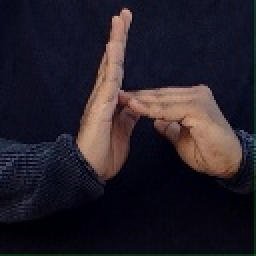
#> input picture Sign Language images/Z/1.jpg, 128 x 128 px, found by its file name (shown 2 times larger)
$ jupyter execute --allow-errors test.ipynb   (shell and % lines are left out)
#> lines starting #> are read from the running program, lines starting #| are printed output that depends on the picture; after the words box and inside, x2 and y2 are one past the last pixel; in counts of white or black regions, pixels touching at a corner belong together
[cell 1]
import torch
import numpy as np
from PIL import Image
import pathlib
import os
from tqdm import tqdm
import matplotlib.pyplot as plt

import torch.nn as nn
import torch.nn.functional as F
import torchvision.transforms as transforms
import torchvision.datasets as datasets
import torch.utils.data as data
import torch.optim as optim
from torch.utils.data import DataLoader
import torchvision.models as models
from torchsummary import summary
from sklearn.metrics import classification_report


num_epochs = 3
print(torch.__version__)
print(torch.cuda.is_available())
#> (this line was passed over: torch is not available in this run)

[cell 2]
img = Image.open('./cwl/A/1.jpg')
#> img is the input picture: PIL image 128x128 RGB; mean R, G, B 36.7, 31.1, 40.1
img

[cell 3]
img_array = np.asarray(img)

# Print array shape
print(img_array.shape)
#| (128, 128, 3)

[cell 4]
Image_dirs = './cwl'
data_dir   = pathlib.Path(Image_dirs)

# List of all files in the directory and its subdirectories
image_path = list(data_dir.glob('*/*.jpg'))

# total number of image files
image_count = len(image_path)

# Unique labels
Labels = list(set(p.parent.name for p in image_path))
print('Labels :',sorted(Labels))
num_labels = len(Labels)

# Print the results
print(f"Found {image_count} images in {num_labels} unique labels")

#> (a cell that did not finish here is left out)

[cell 6]
index = 7
#> (the rest of this cell did not finish here and is left out)

[cell 7]
class Sign_Language(nn.Module):
    def __init__(self):
        super(Sign_Language, self).__init__()
        self.conv1 = nn.Conv2d(3, 32, kernel_size=3, padding=1)
        self.bn1 = nn.BatchNorm2d(32)
        self.relu1 = nn.ReLU()
        self.pool1 = nn.MaxPool2d(kernel_size=2, stride=2)
        self.conv2 = nn.Conv2d(32, 64, kernel_size=3, padding=1)
        self.bn2 = nn.BatchNorm2d(64)
        self.relu2 = nn.ReLU()
        self.pool2 = nn.MaxPool2d(kernel_size=2, stride=2)
        self.conv3 = nn.Conv2d(64, 128, kernel_size=3, padding=1)
        self.bn3 = nn.BatchNorm2d(128)
        self.relu3 = nn.ReLU()
        self.pool3 = nn.MaxPool2d(kernel_size=2, stride=2)
        self.fc1 = nn.Linear(128 * 16 * 16, 512)
        self.relu4 = nn.ReLU()
        self.dropout = nn.Dropout(p=0.5)
        self.fc2 = nn.Linear(512, 35)

    def forward(self, x):
        x = self.conv1(x)
        x = self.bn1(x)
        x = self.relu1(x)
        x = self.pool1(x)
        x = self.conv2(x)
        x = self.bn2(x)
        x = self.relu2(x)
        x = self.pool2(x)
        x = self.conv3(x)
        x = self.bn3(x)
        x = self.relu3(x)
        x = self.pool3(x)
        x = x.view(-1, 128 * 16 * 16)
        x = self.fc1(x)
        x = self.relu4(x)
        x = self.dropout(x)
        x = self.fc2(x)
        return x

#> (the rest of this cell did not finish here and is left out)

#> (a cell that did not finish here is left out)

#> (a cell that did not finish here is left out)

[cell 10]
batch_size = 50
#> (the rest of this cell did not finish here and is left out)

#> (a cell that did not finish here is left out)

#> (a cell that did not finish here is left out)

#> (a cell that did not finish here is left out)

[cell 14]
model_file = 'mymodel.pt'

# Save the model
#> (the rest of this cell did not finish here and is left out)

[cell 15]
path = "./mymodel.pt"

# Load the model
#> (the rest of this cell did not finish here and is left out)

[cell 16]
img_path = './cwl/D/0.jpg'
#> (the rest of this cell did not finish here and is left out)

[cell 17]
import cv2

# Initialize webcam
cap = cv2.VideoCapture(0)

# Define kernel size for Gaussian blur filter
kernel_size = (5, 5)

while True:
    # Read a frame from the webcam
    ret, frame = cap.read()
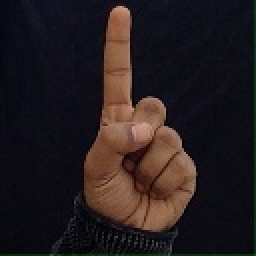
#> input picture Sign Language images/1/1052.jpg, 128 x 128 px, given in place of the camera (shown 2 times larger)
#> frame is the input picture: shape (128, 128, 3); mean B, G, R 30.3, 28.2, 36.6

    # Convert the frame to grayscale
    gray = cv2.cvtColor(frame, cv2.COLOR_BGR2GRAY)
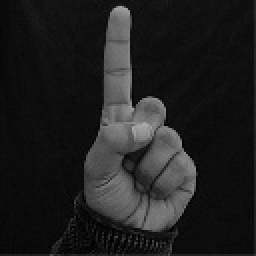
#> gray: shape (128, 128) (shown 2 times larger); min 0, max 173, mean 30.9

    # Apply Canny edge detection to detect boundaries
    edges = cv2.Canny(gray, 100, 200)
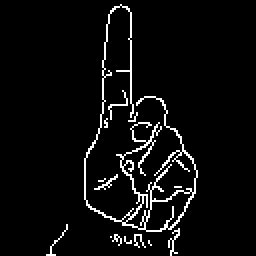
#> edges: shape (128, 128) (shown 2 times larger); 4.9% white in thin lines or dots, all inside (x1, y1, x2, y2) = (23, 2, 99, 128)

    # Apply Gaussian blur filter to smooth the edges
    blurred = cv2.GaussianBlur(edges, kernel_size, 0)
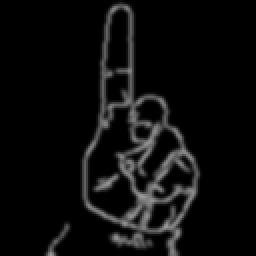
#> blurred: shape (128, 128) (shown 2 times larger); min 0, max 155, mean 12.5

    # Display the original frame and the processed frame
    cv2.imshow("Original", frame)
    cv2.imshow("Processed", blurred)

    # Exit the loop if 'q' key is pressed
    if cv2.waitKey(1) == ord('q'):
#> (key q is pressed here)
        break

# Release the webcam and destroy all windows
cap.release()
cv2.destroyAllWindows()

#> (a cell that did not finish here is left out)

[cell 19]
import numpy as np
import cv2

# Initialize webcam
cap = cv2.VideoCapture(0)

# Define minimum threshold value
minValue = 150

while True:
    # Read a frame from the webcam
    ret, frame = cap.read()

    # Convert the frame to grayscale
    gray = cv2.cvtColor(frame, cv2.COLOR_BGR2GRAY)

    # Apply Gaussian blur filter to smooth the edges
    blur = cv2.GaussianBlur(gray, (5, 5), 2)
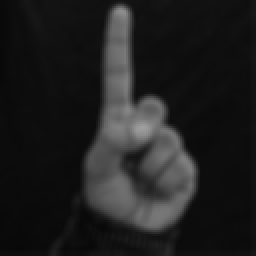
#> blur: shape (128, 128) (shown 2 times larger); min 8, max 158, mean 30.8

    # Apply adaptive thresholding to detect edges
    th3 = cv2.adaptiveThreshold(blur, 255, cv2.ADAPTIVE_THRESH_GAUSSIAN_C, cv2.THRESH_BINARY_INV, 11, 2)
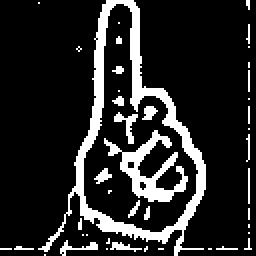
#> th3: shape (128, 128) (shown 2 times larger); 15.5% white; 43 white regions (34 under 20 px), largest, box (x1, y1, x2, y2) and area: (19, 0, 103, 128) 1569, (52, 65, 94, 101) 498, (57, 56, 69, 72) 68

    # Apply Otsu's thresholding to convert background to white
    ret, thresh = cv2.threshold(th3, 0, 255, cv2.THRESH_BINARY_INV+cv2.THRESH_OTSU)
#> ret = 0

    # Apply erosion to remove noise and dilation to make sign thicker
    kernel = np.ones((3, 3), np.uint8)
    erosion = cv2.erode(thresh, kernel, iterations=1)
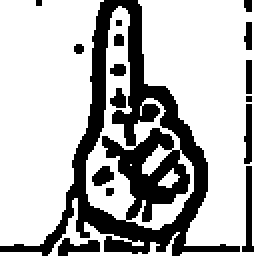
#> erosion: shape (128, 128) (shown 2 times larger); 71.8% white; 16 black regions (4 under 20 px), largest, box (x1, y1, x2, y2) and area: (0, 0, 120, 128) 3894, (121, 83, 127, 126) 138, (29, 119, 50, 128) 112
    dilation = cv2.dilate(erosion, kernel, iterations=1)
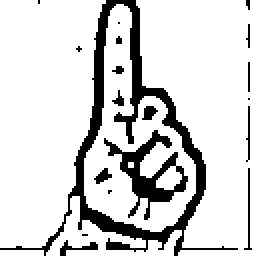
#> dilation: shape (128, 128) (shown 2 times larger); 83.8% white; 19 black regions (11 under 20 px), largest, box (x1, y1, x2, y2) and area: (0, 0, 119, 128) 1802, (52, 65, 94, 110) 557, (30, 120, 49, 128) 53

    # Display the original frame and the processed frame
    cv2.imshow("Original", frame)
    cv2.imshow("Processed", dilation)

    # Exit the loop if 'q' key is pressed
    if cv2.waitKey(1) == ord('q'):
#> (key q is pressed here)
        break

# Release the webcam and destroy all windows
cap.release()
cv2.destroyAllWindows()
